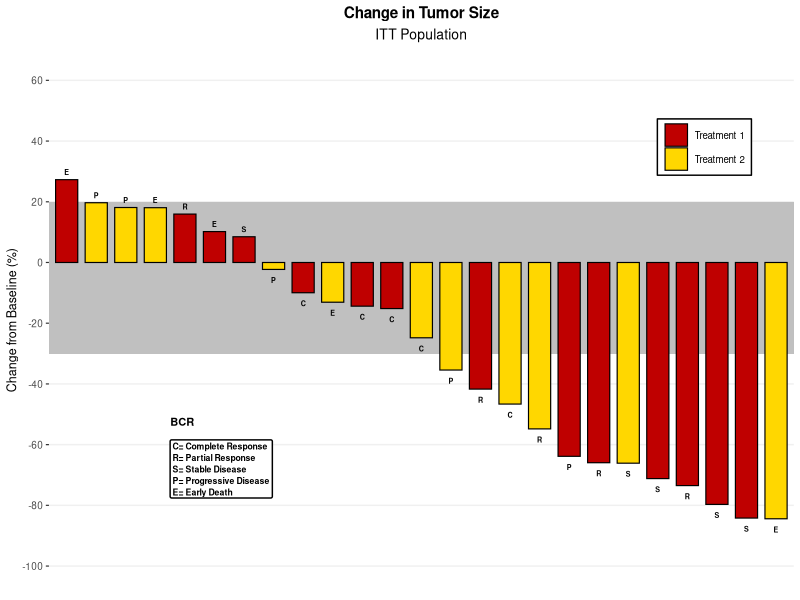

R code for this plot:
out <- Sys.getenv("OUT_DIR")
if (out == "") out <- getwd()
if (!dir.exists(out)) dir.create(out, recursive = TRUE, showWarnings = FALSE)

suppressPackageStartupMessages({
  library(ggplot2)
})

round_half_up <- function(x, digits = 0) {
  mult <- 10^digits
  sign(x) * floor(abs(x) * mult + 0.5) / mult
}

# ---- Emulate SAS RANUNI(seed) with Fishman-Moore generator ----
# modulus 2^31-1, multiplier 397204094
mod_mult <- function(a, b, m) {
  a <- a %% m
  b <- floor(b)
  res <- 0
  while (b > 0) {
    if ((b %% 2) == 1) res <- (res + a) %% m
    a <- (a * 2) %% m
    b <- floor(b / 2)
  }
  res
}

m_mod <- 2147483647
mult  <- 397204094
seed  <- 2
n_calls <- 50L
U <- numeric(n_calls)
for (k in seq_len(n_calls)) {
  seed <- mod_mult(mult, seed, m_mod)
  U[k] <- seed / m_mod
}

# ---- Creating dummy data for graphing (data TumorSize) ----
# array groupArr grp1-grp2 ('Treatment 2','Treatment 1')
# array labelArr l1-l5 ('E','C','R','S','P')
# do i=1 to 25: Cid=put(i,2.0); Change=30-120*ranuni(2);
# Group=groupArr{int(ranuni(2)+0.5)+1}; Label=labelArr{mod(i,5)+1}
labelArr <- c("E", "C", "R", "S", "P")
n <- 25L
Cid <- character(n)
Change <- numeric(n)
Group <- character(n)
Label <- character(n)
for (i in seq_len(n)) {
  u_change <- U[(2L * i - 1L)]
  u_group  <- U[(2L * i)]
  Cid[i] <- sprintf("%2d", i)  # put(i, 2.0)
  Change[i] <- 30 - 120 * u_change
  idx_g <- as.integer(floor(u_group + 0.5)) + 1L  # int() truncates for positive
  if (idx_g == 1L) {
    Group[i] <- "Treatment 2"
  } else {
    Group[i] <- "Treatment 1"
  }
  idx_l <- (i %% 5L) + 1L  # mod(i,5)+1 ; SAS mod same as R for positive
  Label[i] <- labelArr[idx_l]
}
TumorSize <- data.frame(Cid = Cid, Change = Change, Group = Group, Label = Label,
                        stringsAsFactors = FALSE)
attr(TumorSize$Change, "label") <- "Change from Baseline (%)"

# ---- proc sort by descending change ----
ord <- order(-TumorSize$Change)
TumorSizeDesc <- TumorSize[ord, , drop = FALSE]
rownames(TumorSizeDesc) <- NULL

# CSV of plotted data
write.csv(TumorSizeDesc, file.path(out, "tumorsize_band_sg_v94.csv"), row.names = FALSE, na = "")

# ---- sgPlot waterfall ----
# order x by descending change (sorted order)
TumorSizeDesc$Cid_f <- factor(TumorSizeDesc$Cid, levels = TumorSizeDesc$Cid)
# label position just outside bar end
TumorSizeDesc$label_y <- ifelse(TumorSizeDesc$Change >= 0,
                                TumorSizeDesc$Change + 2.5,
                                TumorSizeDesc$Change - 3.5)

bcr_text <- "C= Complete Response\nR= Partial Response\nS= Stable Disease\nP= Progressive Disease\nE= Early Death"

p <- ggplot(TumorSizeDesc, aes(x = Cid_f, y = Change, fill = Group)) +
  geom_rect(aes(xmin = -Inf, xmax = Inf, ymin = -30, ymax = 20),
            fill = "grey75", alpha = 0.5, inherit.aes = FALSE, color = NA) +
  geom_col(color = "black", linewidth = 0.4, width = 0.75,
           position = position_dodge(width = 0.9)) +
  geom_text(aes(y = label_y, label = Label), size = 1.8, fontface = "bold",
            position = position_dodge(width = 0.9), show.legend = FALSE) +
  scale_y_continuous(limits = c(-100, 62), breaks = seq(-100, 60, by = 20)) +
  scale_fill_manual(values = c("Treatment 1" = "#BF0000", "Treatment 2" = "gold"),
                    breaks = c("Treatment 1", "Treatment 2")) +
  labs(title = "Change in Tumor Size",
       subtitle = "ITT Population",
       x = NULL, y = "Change from Baseline (%)", fill = NULL) +
  theme_bw(base_size = 9) +
  theme(
    panel.border = element_blank(),
    panel.grid.major.x = element_blank(),
    panel.grid.minor.x = element_blank(),
    panel.grid.major.y = element_line(color = "#F0F0F0", linewidth = 0.5),
    panel.grid.minor.y = element_blank(),
    axis.line = element_blank(),
    axis.text.x = element_blank(),
    axis.ticks.x = element_blank(),
    plot.title = element_text(hjust = 0.5, size = 11, face = "bold"),
    plot.subtitle = element_text(hjust = 0.5, size = 10),
    legend.position = c(0.88, 0.82),
    legend.background = element_rect(fill = "white", color = "black", linewidth = 0.5),
    legend.key = element_rect(fill = "white", color = NA),
    legend.text = element_text(size = 7),
    legend.margin = margin(3, 5, 3, 5)
  ) +
  annotate("label", x = 4.5, y = -68,
           label = bcr_text,
           hjust = 0, vjust = 0.5,
           size = 2.2, fontface = "bold",
           fill = "white", color = "black",
           label.size = 0.5, lineheight = 1.1) +
  annotate("text", x = 4.5, y = -52.5, label = "BCR",
           hjust = 0, size = 2.8, fontface = "bold")

ggsave(file.path(out, "tumorsize_band_sg_v94.png"), plot = p,
       width = 5, height = 3, dpi = 300, units = "in")
